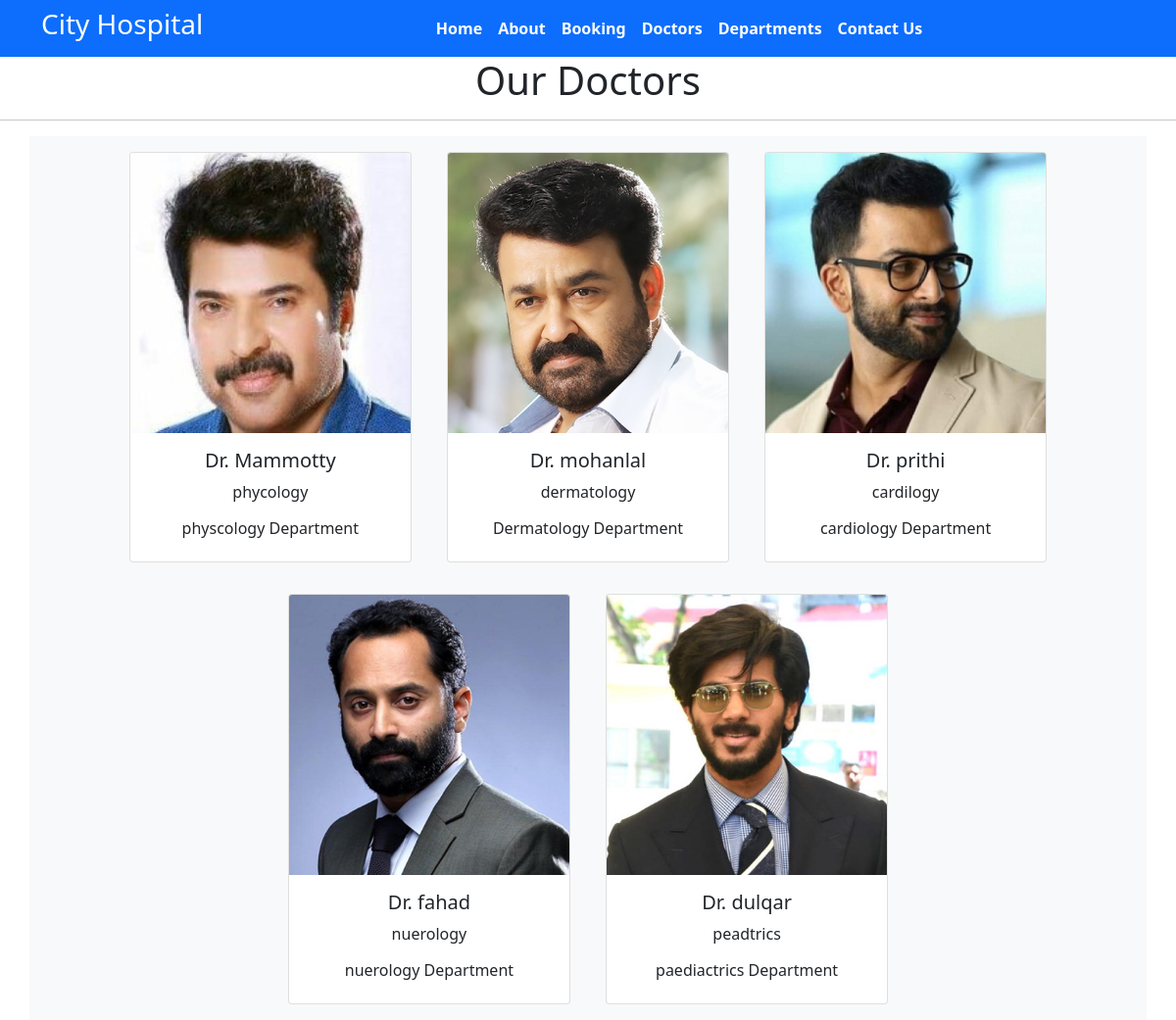
The app's page /doctors/ with its own data.
### home/models.py (models this page shows, shortened)
class Doctors(models.Model):
    doc_name = models.CharField(max_length=255)
    doc_spec = models.CharField(max_length=255)
    dep_name = models.ForeignKey(Department, on_delete=models.CASCADE)
    doc_image = models.ImageField(upload_to='doctors')

class Department(models.Model):
    dep_name = models.CharField(max_length=100)
    dep_decription = models.TextField()
    def __str__(self):
        return self.dep_name

### home/views.py (the view)
# urls.py: path('doctors/', views.doctors, name='doctors'),
def doctors(request):
    dict_docs = {
        'doctors': Doctors.objects.all()
    }
    return render(request,'doctors.html', dict_docs)

### templates/doctors.html (shortened to what this page needs)
{% extends 'base.html' %}
{% block content%}
<h1 class="text-center">Our Doctors</h1>
<hr>
<div class="container text-center bg-light">
    {% for d in doctors%}
    <div class="card text-center mx-3 my-3" style="width: 18rem; display:inline-block">
        <img src="{{d.doc_image.url}}" class="card-img-top" alt="...">
        <div class="card-body">
            <h5 class="card-title">Dr. {{d.doc_name}}</h5>
            <p class="card-text">{{d.doc_spec}}</p>
            <h6>{{d.dep_name}} Department</h6>
        </div>
    </div>
    {% endfor %}
</div>
{% endblock %}

### templates/base.html (shortened to what this page needs)
{% load  static %}
<!DOCTYPE html>
<html>
  <head>
    <link rel="stylesheet"
      href=" https://cdn.jsdelivr.net/npm/bootstrap@5.1.3/dist/css/bootstrap.min.css ">
    <link rel="stylesheet"
      href="https://use.fontawesome.com/releases/v5.2.0/css/all.css">
      <link rel="stylesheet"
      href="{% static '/css/style.css' %}">
  </head>
  <body>
    <nav class="navbar bg-primary navbar-expand-md ">
      <div class="container">
        <div class="col-2 text-left pl-md-0">
          <h3 class="text-white"> City Hospital </h3>
        </div>
        <div
          class="collapse navbar-collapse justify-content-center col-md-8 navbar-collapse-3">
          <ul class="navbar-nav justify-content-center  fw-bold">
            <li class="nav-item active">
              <a class="nav-link text-white" href="{% url 'home' %}">Home </a>
            </li>
            <li class="nav-item">
              <a class="nav-link text-white" href="{% url 'about' %}">About</a>
            </li>
            <li class="nav-item">
              <a class="nav-link text-white" href="{% url 'booking' %}">Booking</a>
            </li>
            <li class="nav-item">
              <a class="nav-link text-white" href="{% url 'doctors' %}">Doctors</a>
            </li>
			 <li class="nav-item">
              <a class="nav-link text-white" href="{% url 'department' %}">Departments</a>
            </li>
            <li class="nav-item">
              <a class="nav-link text-white" href="{% url 'contact' %}">Contact Us</a>
            </li>
          </ul>
        </div>
      </div>
    </nav>
    {% block content %}{% endblock %}

### records on screen
Doctors: doc_image (picture), doc_name "Mammotty", doc_spec "phycology", dep_name "physcology"
Doctors: doc_image (picture), doc_name "mohanlal", doc_spec "dermatology", dep_name "Dermatology"
Doctors: doc_image (picture), doc_name "prithi", doc_spec "cardilogy", dep_name "cardiology"
Doctors: doc_image (picture), doc_name "fahad", doc_spec "nuerology", dep_name "nuerology"
Doctors: doc_image (picture), doc_name "dulqar", doc_spec "peadtrics", dep_name "paediactrics"
